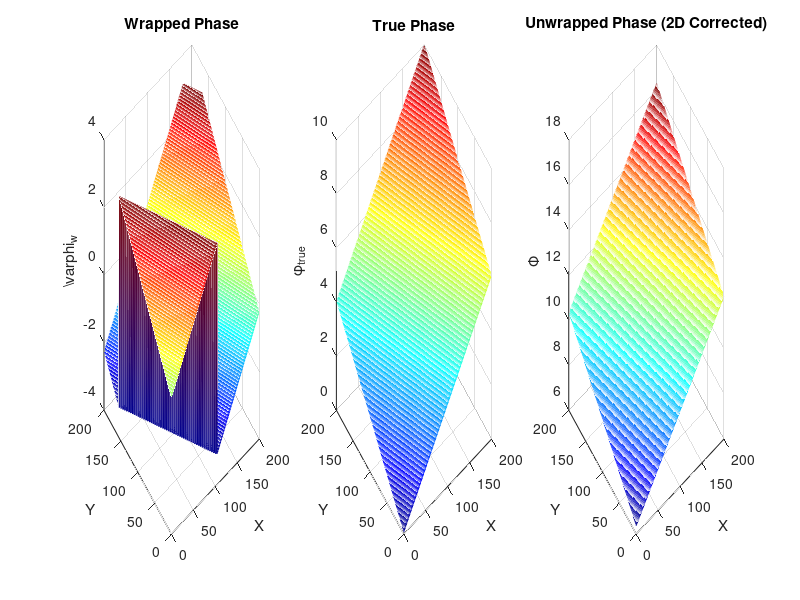

This figure's MATLAB source:
clc, clear, close all;


    % Giả lập dữ liệu
    [X, Y] = meshgrid(1:200, 1:200);
    phi_true = 0.03 * X + 0.02 * Y;
    varphi_w = angle(exp(1i * phi_true));                % Pha bọc
    phi_min = phi_true + 1 + 0.2* randn(size(phi_true));   % Pha tham chiếu

    % -------- Bước 4: Giải pha bọc --------
    K = ceil((phi_min - varphi_w) / (2*pi));
    Phi = varphi_w + 2*pi*K;

    % -------- Bước 5: Mở khóa pha hai chiều --------
    Phi_corr = Phi;

    % Mở khoá theo hàng (X direction)
    [rows, cols] = size(Phi_corr);
    for r = 1:rows
        k = 0;
        for c = 2:cols
            delta = Phi_corr(r, c) - Phi_corr(r, c-1);
            if delta > pi
                k = k - 1;
            elseif delta < -pi
                k = k + 1;
            end
            Phi_corr(r, c) = Phi_corr(r, c) + 2*pi*k;
        end
    end

    % Mở khoá theo cột (Y direction)
    for c = 1:cols
        k = 0;
        for r = 2:rows
            delta = Phi_corr(r, c) - Phi_corr(r-1, c);
            if delta > pi
                k = k - 1;
            elseif delta < -pi
                k = k + 1;
            end
            Phi_corr(r, c) = Phi_corr(r, c) + 2*pi*k;
        end
    end

    % -------- Hiển thị kết quả 3D --------
    figure('Name','Unwrapped Phase (Bidirectional)','NumberTitle','off');
    subplot(1,3,1); mesh(X, Y, varphi_w); title('Wrapped Phase'); xlabel('X'); ylabel('Y'); zlabel('\varphi_w'); shading interp; colormap jet;
    subplot(1,3,2); mesh(X, Y, phi_true); title('True Phase'); xlabel('X'); ylabel('Y'); zlabel('\phi_{true}'); shading interp; colormap jet;
    subplot(1,3,3); mesh(X, Y, Phi_corr); title('Unwrapped Phase (2D Corrected)'); xlabel('X'); ylabel('Y'); zlabel('\Phi'); shading interp; colormap jet;
